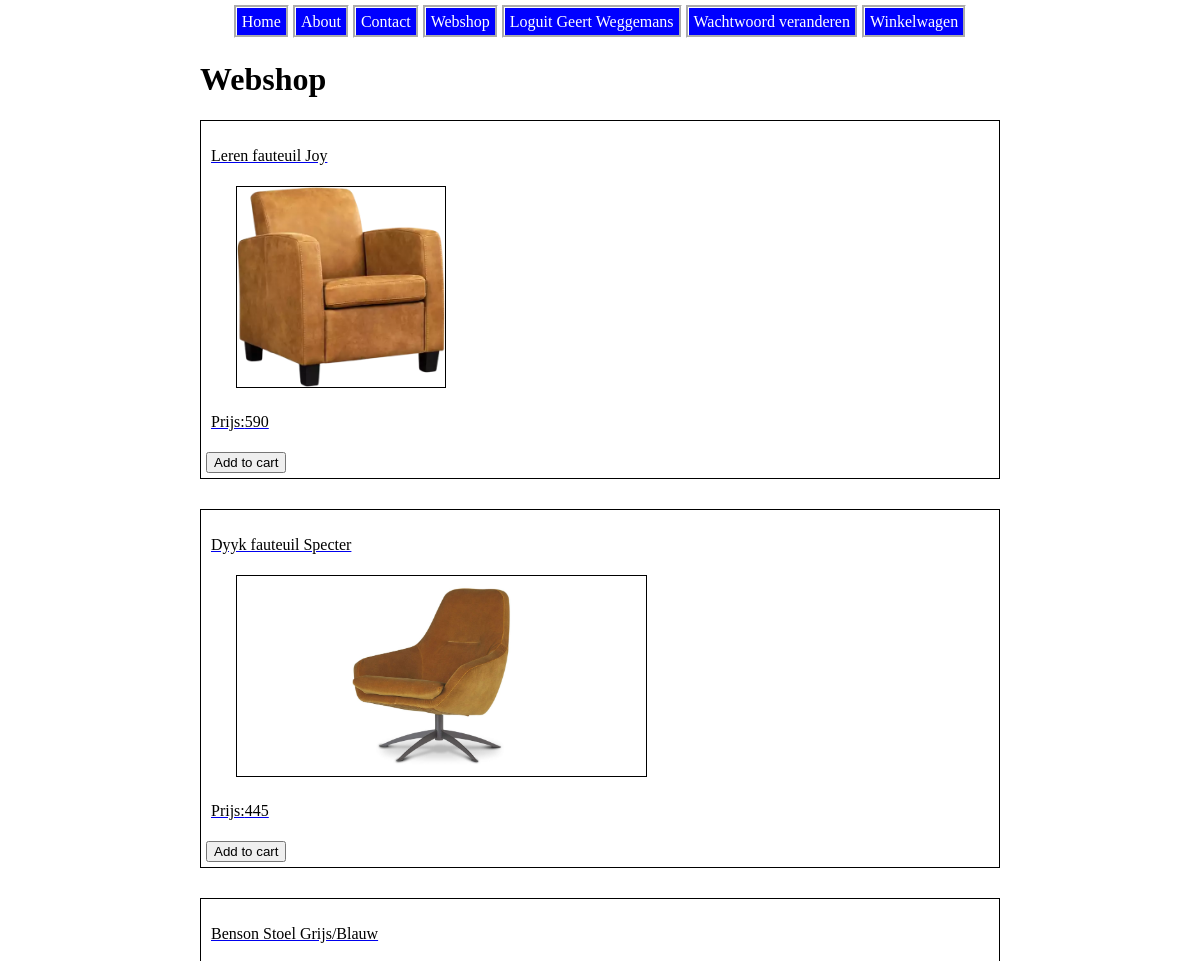
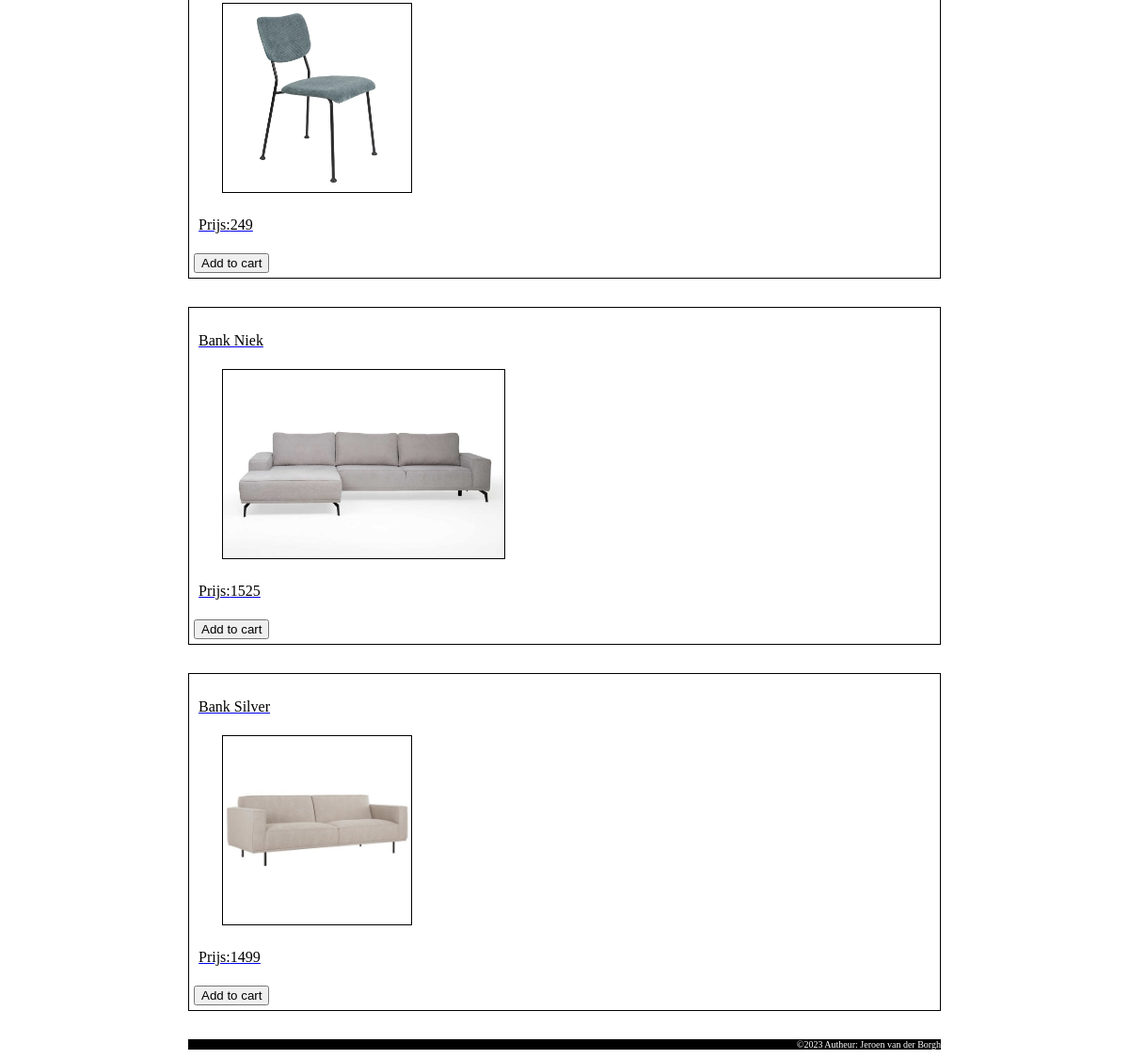
The page /index.php?page=webshop (signed in) on the database its author committed (2 pictures, top to bottom).
### tables this page shows
CREATE TABLE `products` (
  `id` int(11) NOT NULL,
  `name` varchar(200) NOT NULL,
  `discription` mediumtext NOT NULL,
  `price` int(11) NOT NULL,
  `image_location` varchar(50) NOT NULL
);

### index.php (called while the page is built, shortened)
<?php
include "html_build_functions.php";
include "file_repository.php";
include "session_functions.php";
include "classes.php";
$page = getRequestedPage();
$data = process_Request($page);
showResponsePage($data);
function getRequestedPage(){
    return $_GET["page"];
}
function make_menu($data) {
    $menu = array("home" => "Home", "about" => "About", "contact" => "Contact", "webshop" => "Webshop");
    if (isUserLoggedIn()){
        $menu["logout"] = "Loguit " . get_current_user_name();
        $menu["change_password"] = "Wachtwoord veranderen";
        $menu["shoppingcart"] = "Winkelwagen";
    } else {
        $menu["register"] =  "Registeer";
        $menu["login"] = "Login";
    }
    $data["menu"] = $menu;
    return $data;
}
function process_Request($page){
    $page = htmlspecialchars($page);
    $data = array("page"=>$page,"errors"=>array());
    switch ($page){
        case "webshop":
            if (is_POST()){
                $data = validate_cart($data);
                if (is_valid($data)) {
                    switch ($data["action"]){
                        case "add":
                            add_to_cart($data["id_in_cart"]);
                            break;
                        case "remove":
                            remove_from_cart($data["id_in_cart"]);
                            break;
                    }
                    switch ($data["place"]){
                        case "detail":
                            $data["page"] = "shoppingcart";
                            $product_ids = get_cart();
                            if ($product_ids != NULL) {
                                $data['products'] = get_products($product_ids);
                                $data['total_price'] = get_total_price($data['products']);
                            }
                            break;
                        case "overview":
                            $data["id"] = NULL;
                            $product_ids = array(1,2,3,4,5);
                            $data['products'] = get_products($product_ids);
                            break;
                    }
                }
            } else if (array_key_exists("id", $_GET)) {
                $data["id"] =  $_GET["id"];
                $product_ids = array($data["id"]);
                $data['products'] = get_products($product_ids);
            } else {
                $data["id"] = NULL;
                $product_ids = array(1,2,3,4,5);
                $data['products'] = get_products($product_ids);
            }
            break;
    }
    $data = make_menu($data);
    return $data;
}
function is_POST(){
    return ($_SERVER["REQUEST_METHOD"] == "POST");
}
?>

### classes.php (called while the page is built, shortened)
<?php
class Product {
    public $id;
    public $name;
    public $price;
    public $img_location;
    function __construct($id, $name, $discription,  $img_location, $price){
        $this->id = $id;
        $this->img_location = $img_location;
        $this->name = $name;
        $this->price = $price;
    }
    function get_id(){
        return $this->id;
    }
    function get_name(){
        return $this->name;
    }
    function get_price(){
        return $this->price;
    }
    function get_image_location(){
        return $this->img_location;
    }
}
?>

### file_repository.php (called while the page is built, shortened)
<?php
function connect_database(){
    $servername = "localhost";
    $username = "jeroens_webshop_user";
    $password = "p@TL!Cz7m2qes7V!";
    $database = "jeroens_webshop";
    $conn = mysqli_connect($servername, $username, $password, $database);
    return $conn;
}
function get_products($id_array){
    $sql = "SELECT * FROM products WHERE";
    foreach($id_array as $key => $id) {
        if (substr($sql,-5) == "WHERE"){
            $sql = $sql .  ' id=' . $id;
        } else {
            $sql = $sql . ' OR id=' . $id;
        }
    }
    $conn = connect_database();
    try {
        $result= mysqli_query($conn, $sql);
        $products = array();
        while ($row = mysqli_fetch_assoc($result)){
            $product = new Product($row["id"], $row["name"], $row["discription"], $row ["image_location"], $row["price"]);
            array_push($products, $product);
        }
        return  $products;
    } finally {
        disconnect_database($conn);
    }
}
?>

### session_functions.php (called while the page is built, shortened)
<?php
function isUserLoggedIn(){
    return ($_SESSION["user_name"] != NULL);
}
function get_cart(){
    return $_SESSION["cart"];
}
?>

### webshop.php (the view, shortened to what this page needs)
<?php
function cart_button($id, $place, $action) {
    switch  ($action) {
        case 'add':
            $submit_value = "Add to cart";
            break;
    }
    echo '<div class="cart_button">
    <form action="\educom-webshop-database/index.php" method="post">
    <input type="hidden" name="page" value="webshop" />
    <input type="hidden" name="id_in_cart" value="'.$id.'" />
    <input type="hidden" name="place" value="'.$place.'" />
    <input type="hidden" name="action" value="'. $action .'" />
    <input type="submit" value="'. $submit_value .'">
    </form>
    </div>
    ';
}
function show_webshop($data){
    echo "<h1>Webshop</h1>";
    foreach( $data["products"] as $product){
        show_product_in_overview($product);
    }
}
function show_product_in_overview($product){
    echo '<a class="product_link" href="\educom-webshop-database/index.php?page=webshop&id='. $product->get_id() .'">
    <div class="product">
    <p >'. $product->get_name() . '</p>
    <img src="Images/'. $product->get_image_location().'" alt="image of '. $product->get_id() .'">
    <p>Prijs:'. $product->get_price().'</p>';
    if (isUserLoggedIn()){
        if (in_array($product->get_id(), get_cart())){
            cart_button($product->get_id(), "overview", "remove");
        } else {
            cart_button($product->get_id(), "overview", "add");
        }
    }
    echo '</div>
    </a>';
}
function showcontent($data){
    if ($data["id"] != NULL) {
        show_product_in_detail($data);
    }   else {
        show_webshop($data);
    }
}
?>

### CSS/stylesheet.css (style rules this page uses)
body { width: 800px; margin-left: auto; margin-right: auto; }
.product { text-decoration: none; color: black; border: 1px solid black; margin-bottom: 30px; padding: 5px; }
.product img { border: 1px solid black; height: 200px; margin-left: 30px; }
.product p { padding: 5px; }

### rows shown on the page
products: name "Leren fauteuil Joy", image_location (picture), price "590"
products: name "Dyyk fauteuil Specter", image_location (picture), price "445"
products: name "Benson Stoel Grijs/Blauw", image_location (picture), price "249"
products: name "Bank Niek", image_location (picture), price "1525"
products: name "Bank Silver", image_location (picture), price "1499"

### other values the page prints
$label "Home"
$label "About"
$label "Contact"
$label "Webshop"
$label "Loguit Geert Weggemans"
$label "Wachtwoord veranderen"
$label "Winkelwagen"
